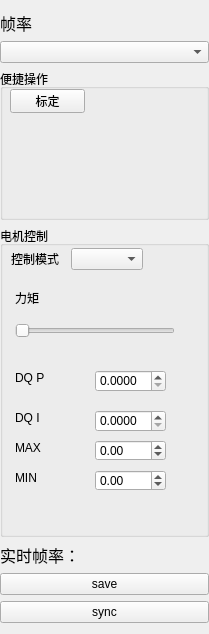
<?xml version="1.0" encoding="UTF-8"?>
<ui version="4.0">
 <class>operatePage</class>
 <widget class="QWidget" name="operatePage">
  <property name="geometry">
   <rect>
    <x>0</x>
    <y>0</y>
    <width>209</width>
    <height>634</height>
   </rect>
  </property>
  <property name="windowTitle">
   <string>Form</string>
  </property>
  <layout class="QVBoxLayout" name="verticalLayout_3">
   <property name="leftMargin">
    <number>0</number>
   </property>
   <property name="rightMargin">
    <number>0</number>
   </property>
   <item>
    <widget class="QLabel" name="label">
     <property name="font">
      <font>
       <pointsize>12</pointsize>
      </font>
     </property>
     <property name="text">
      <string>帧率</string>
     </property>
    </widget>
   </item>
   <item>
    <widget class="QComboBox" name="comboBoxFps"/>
   </item>
   <item>
    <widget class="QGroupBox" name="groupBox_2">
     <property name="minimumSize">
      <size>
       <width>191</width>
       <height>151</height>
      </size>
     </property>
     <property name="title">
      <string>便捷操作</string>
     </property>
     <widget class="QPushButton" name="pushButtonCal">
      <property name="geometry">
       <rect>
        <x>10</x>
        <y>20</y>
        <width>75</width>
        <height>24</height>
       </rect>
      </property>
      <property name="text">
       <string>标定</string>
      </property>
     </widget>
    </widget>
   </item>
   <item>
    <widget class="QGroupBox" name="groupBox">
     <property name="title">
      <string>电机控制</string>
     </property>
     <layout class="QVBoxLayout" name="verticalLayout_2">
      <property name="spacing">
       <number>0</number>
      </property>
      <property name="leftMargin">
       <number>0</number>
      </property>
      <property name="topMargin">
       <number>0</number>
      </property>
      <property name="rightMargin">
       <number>0</number>
      </property>
      <property name="bottomMargin">
       <number>0</number>
      </property>
      <item>
       <layout class="QVBoxLayout" name="verticalLayout">
        <property name="spacing">
         <number>0</number>
        </property>
        <property name="leftMargin">
         <number>2</number>
        </property>
        <property name="topMargin">
         <number>2</number>
        </property>
        <property name="rightMargin">
         <number>0</number>
        </property>
        <property name="bottomMargin">
         <number>0</number>
        </property>
        <item>
         <layout class="QHBoxLayout" name="horizontalLayout">
          <property name="leftMargin">
           <number>6</number>
          </property>
          <item>
           <widget class="QLabel" name="label_15">
            <property name="minimumSize">
             <size>
              <width>60</width>
              <height>22</height>
             </size>
            </property>
            <property name="maximumSize">
             <size>
              <width>60</width>
              <height>22</height>
             </size>
            </property>
            <property name="text">
             <string>控制模式</string>
            </property>
           </widget>
          </item>
          <item>
           <widget class="QComboBox" name="modeComboBox">
            <property name="minimumSize">
             <size>
              <width>69</width>
              <height>22</height>
             </size>
            </property>
           </widget>
          </item>
          <item>
           <spacer name="horizontalSpacer">
            <property name="orientation">
             <enum>Qt::Horizontal</enum>
            </property>
            <property name="sizeHint" stdset="0">
             <size>
              <width>40</width>
              <height>20</height>
             </size>
            </property>
           </spacer>
          </item>
         </layout>
        </item>
        <item>
         <widget class="QStackedWidget" name="ctlSstackedWidget">
          <property name="minimumSize">
           <size>
            <width>0</width>
            <height>250</height>
           </size>
          </property>
          <widget class="QWidget" name="dqPage">
           <widget class="QSlider" name="horizontalSliderDq">
            <property name="geometry">
             <rect>
              <x>10</x>
              <y>50</y>
              <width>160</width>
              <height>22</height>
             </rect>
            </property>
            <property name="orientation">
             <enum>Qt::Horizontal</enum>
            </property>
           </widget>
           <widget class="QLabel" name="label_6">
            <property name="geometry">
             <rect>
              <x>10</x>
              <y>140</y>
              <width>53</width>
              <height>16</height>
             </rect>
            </property>
            <property name="text">
             <string>DQ I</string>
            </property>
           </widget>
           <widget class="QDoubleSpinBox" name="doubleSpinBoxDqI">
            <property name="geometry">
             <rect>
              <x>90</x>
              <y>140</y>
              <width>71</width>
              <height>22</height>
             </rect>
            </property>
            <property name="decimals">
             <number>4</number>
            </property>
            <property name="singleStep">
             <double>0.000100000000000</double>
            </property>
           </widget>
           <widget class="QLabel" name="label_10">
            <property name="geometry">
             <rect>
              <x>10</x>
              <y>170</y>
              <width>53</width>
              <height>16</height>
             </rect>
            </property>
            <property name="text">
             <string>MAX</string>
            </property>
           </widget>
           <widget class="QDoubleSpinBox" name="doubleSpinBoxDqP">
            <property name="geometry">
             <rect>
              <x>90</x>
              <y>100</y>
              <width>71</width>
              <height>22</height>
             </rect>
            </property>
            <property name="decimals">
             <number>4</number>
            </property>
            <property name="singleStep">
             <double>0.000100000000000</double>
            </property>
           </widget>
           <widget class="QDoubleSpinBox" name="doubleSpinBoxMinCur">
            <property name="geometry">
             <rect>
              <x>90</x>
              <y>200</y>
              <width>71</width>
              <height>21</height>
             </rect>
            </property>
            <property name="minimum">
             <double>-50.000000000000000</double>
            </property>
            <property name="maximum">
             <double>50.000000000000000</double>
            </property>
            <property name="singleStep">
             <double>0.010000000000000</double>
            </property>
           </widget>
           <widget class="QLabel" name="label_14">
            <property name="geometry">
             <rect>
              <x>10</x>
              <y>20</y>
              <width>53</width>
              <height>16</height>
             </rect>
            </property>
            <property name="text">
             <string>力矩</string>
            </property>
           </widget>
           <widget class="QLabel" name="label_11">
            <property name="geometry">
             <rect>
              <x>10</x>
              <y>200</y>
              <width>53</width>
              <height>16</height>
             </rect>
            </property>
            <property name="text">
             <string>MIN</string>
            </property>
           </widget>
           <widget class="QDoubleSpinBox" name="doubleSpinBoxMaxCur">
            <property name="geometry">
             <rect>
              <x>90</x>
              <y>170</y>
              <width>71</width>
              <height>21</height>
             </rect>
            </property>
            <property name="minimum">
             <double>-50.000000000000000</double>
            </property>
            <property name="maximum">
             <double>50.000000000000000</double>
            </property>
            <property name="singleStep">
             <double>0.010000000000000</double>
            </property>
           </widget>
           <widget class="QLabel" name="label_7">
            <property name="geometry">
             <rect>
              <x>10</x>
              <y>100</y>
              <width>53</width>
              <height>16</height>
             </rect>
            </property>
            <property name="text">
             <string>DQ P</string>
            </property>
           </widget>
          </widget>
          <widget class="QWidget" name="speedPage">
           <widget class="QLabel" name="label_13">
            <property name="geometry">
             <rect>
              <x>10</x>
              <y>30</y>
              <width>53</width>
              <height>16</height>
             </rect>
            </property>
            <property name="text">
             <string>速度</string>
            </property>
           </widget>
           <widget class="QSlider" name="horizontalSliderSpeed">
            <property name="geometry">
             <rect>
              <x>10</x>
              <y>50</y>
              <width>160</width>
              <height>22</height>
             </rect>
            </property>
            <property name="orientation">
             <enum>Qt::Horizontal</enum>
            </property>
           </widget>
           <widget class="QLabel" name="label_9">
            <property name="geometry">
             <rect>
              <x>10</x>
              <y>170</y>
              <width>53</width>
              <height>16</height>
             </rect>
            </property>
            <property name="text">
             <string>MIN</string>
            </property>
           </widget>
           <widget class="QLabel" name="label_8">
            <property name="geometry">
             <rect>
              <x>10</x>
              <y>150</y>
              <width>53</width>
              <height>16</height>
             </rect>
            </property>
            <property name="text">
             <string>MAX</string>
            </property>
           </widget>
           <widget class="QSpinBox" name="spinBoxMaxSpeed">
            <property name="geometry">
             <rect>
              <x>70</x>
              <y>150</y>
              <width>71</width>
              <height>21</height>
             </rect>
            </property>
            <property name="minimum">
             <number>-5000</number>
            </property>
            <property name="maximum">
             <number>5000</number>
            </property>
           </widget>
           <widget class="QLabel" name="label_4">
            <property name="geometry">
             <rect>
              <x>10</x>
              <y>110</y>
              <width>53</width>
              <height>16</height>
             </rect>
            </property>
            <property name="text">
             <string>SPEED P</string>
            </property>
           </widget>
           <widget class="QLabel" name="label_5">
            <property name="geometry">
             <rect>
              <x>10</x>
              <y>130</y>
              <width>53</width>
              <height>16</height>
             </rect>
            </property>
            <property name="text">
             <string>SPEED I</string>
            </property>
           </widget>
           <widget class="QDoubleSpinBox" name="doubleSpinBoxSpeedI">
            <property name="geometry">
             <rect>
              <x>70</x>
              <y>130</y>
              <width>71</width>
              <height>22</height>
             </rect>
            </property>
            <property name="decimals">
             <number>4</number>
            </property>
            <property name="singleStep">
             <double>0.000100000000000</double>
            </property>
           </widget>
           <widget class="QDoubleSpinBox" name="doubleSpinBoxSpeedP">
            <property name="geometry">
             <rect>
              <x>70</x>
              <y>100</y>
              <width>71</width>
              <height>22</height>
             </rect>
            </property>
            <property name="decimals">
             <number>4</number>
            </property>
            <property name="singleStep">
             <double>0.000100000000000</double>
            </property>
           </widget>
           <widget class="QSpinBox" name="spinBoxMinSpeed">
            <property name="geometry">
             <rect>
              <x>70</x>
              <y>170</y>
              <width>71</width>
              <height>21</height>
             </rect>
            </property>
            <property name="minimum">
             <number>-5000</number>
            </property>
            <property name="maximum">
             <number>5000</number>
            </property>
           </widget>
          </widget>
          <widget class="QWidget" name="posPage">
           <widget class="QLabel" name="label_12">
            <property name="geometry">
             <rect>
              <x>20</x>
              <y>40</y>
              <width>53</width>
              <height>16</height>
             </rect>
            </property>
            <property name="text">
             <string>位置</string>
            </property>
           </widget>
           <widget class="QLabel" name="label_2">
            <property name="geometry">
             <rect>
              <x>20</x>
              <y>90</y>
              <width>53</width>
              <height>16</height>
             </rect>
            </property>
            <property name="text">
             <string>POS P</string>
            </property>
           </widget>
           <widget class="QDoubleSpinBox" name="doubleSpinBoxPosP">
            <property name="geometry">
             <rect>
              <x>70</x>
              <y>90</y>
              <width>71</width>
              <height>22</height>
             </rect>
            </property>
            <property name="decimals">
             <number>4</number>
            </property>
            <property name="singleStep">
             <double>0.000100000000000</double>
            </property>
           </widget>
           <widget class="QDoubleSpinBox" name="doubleSpinBoxPosD">
            <property name="geometry">
             <rect>
              <x>70</x>
              <y>120</y>
              <width>71</width>
              <height>22</height>
             </rect>
            </property>
            <property name="decimals">
             <number>4</number>
            </property>
            <property name="singleStep">
             <double>0.000100000000000</double>
            </property>
           </widget>
           <widget class="QLabel" name="label_3">
            <property name="geometry">
             <rect>
              <x>20</x>
              <y>120</y>
              <width>53</width>
              <height>16</height>
             </rect>
            </property>
            <property name="text">
             <string>POS D</string>
            </property>
           </widget>
           <widget class="QSpinBox" name="spinBoxTarPos">
            <property name="geometry">
             <rect>
              <x>80</x>
              <y>40</y>
              <width>71</width>
              <height>21</height>
             </rect>
            </property>
           </widget>
           <widget class="QDial" name="dial">
            <property name="geometry">
             <rect>
              <x>30</x>
              <y>160</y>
              <width>81</width>
              <height>71</height>
             </rect>
            </property>
           </widget>
          </widget>
          <widget class="QWidget" name="tPosPage"/>
         </widget>
        </item>
       </layout>
      </item>
     </layout>
    </widget>
   </item>
   <item>
    <widget class="QLabel" name="lableFps">
     <property name="font">
      <font>
       <pointsize>12</pointsize>
      </font>
     </property>
     <property name="text">
      <string>实时帧率：</string>
     </property>
    </widget>
   </item>
   <item>
    <widget class="QPushButton" name="pushButtonSave">
     <property name="text">
      <string>save</string>
     </property>
    </widget>
   </item>
   <item>
    <widget class="QPushButton" name="pushButtonSync">
     <property name="text">
      <string>sync</string>
     </property>
    </widget>
   </item>
  </layout>
 </widget>
 <resources/>
 <connections/>
</ui>
